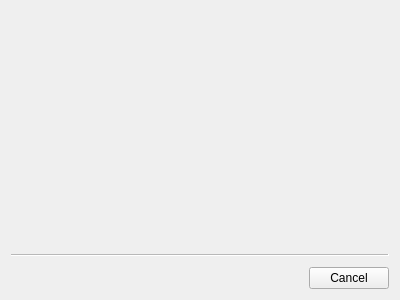
<?xml version="1.0" encoding="UTF-8"?>
<ui version="4.0">
 <class>schemeDisplayWizard</class>
 <widget class="QWizard" name="schemeDisplayWizard">
  <property name="geometry">
   <rect>
    <x>0</x>
    <y>0</y>
    <width>400</width>
    <height>300</height>
   </rect>
  </property>
  <property name="windowTitle">
   <string>Wizard</string>
  </property>
  <property name="options">
   <set>QWizard::NoBackButtonOnStartPage|QWizard::NoDefaultButton</set>
  </property>
 </widget>
 <resources/>
 <connections/>
</ui>
